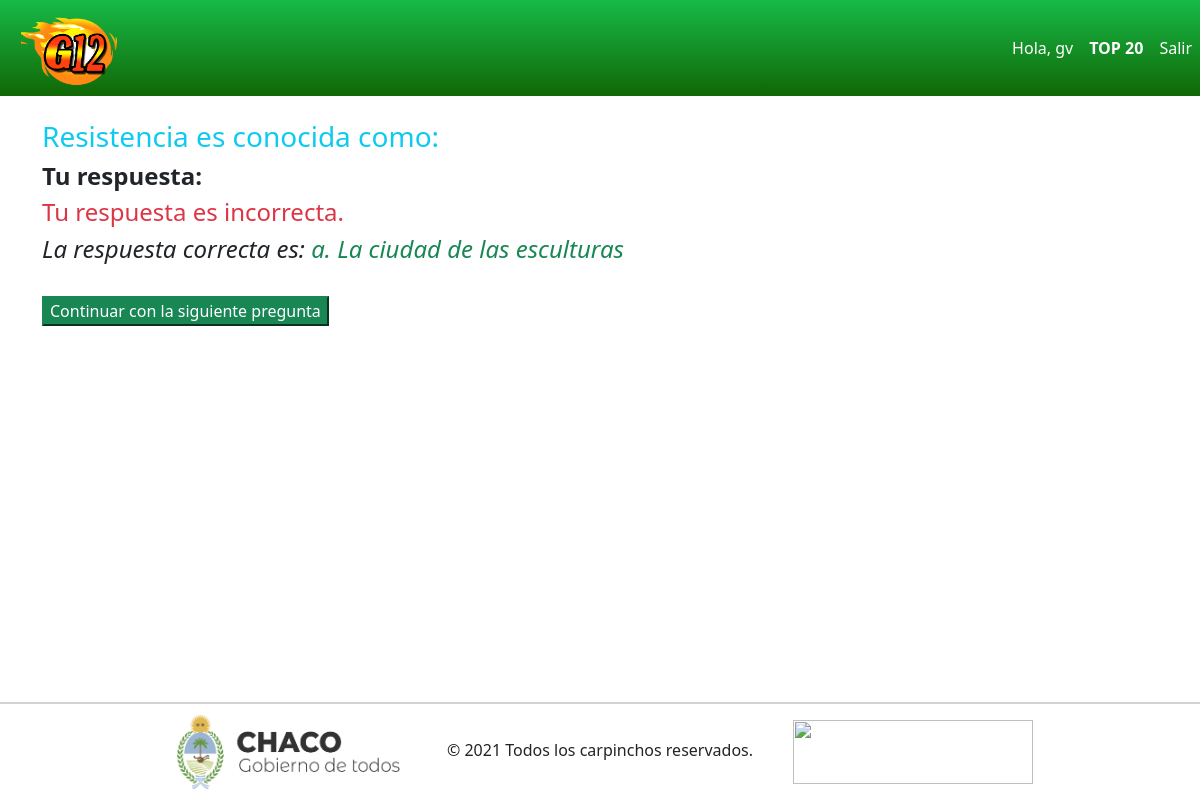
Screenshot of /resultado/258/ (signed in) with the database file from the repository.
### Quiz/models.py (models this page shows, shortened)
class PreguntasRespondidas(models.Model):
    quizUser = models.ForeignKey(QuizUsuario, on_delete=models.CASCADE, related_name='intentos')
    pregunta=models.ForeignKey(Pregunta, on_delete=models.CASCADE)
    respuesta = models.ForeignKey(ElegirRespuesta, on_delete=models.CASCADE, null=True)
    correcta = models.BooleanField(verbose_name='¿Es estal a respuesta correcta?', default=False, null=False)
    puntaje_obtenido = models.DecimalField(verbose_name='Puntaje Obtenido', default = 0, decimal_places=2, max_digits=6)

class Pregunta(models.Model):
    NUMERO_DE_RESPUESAS_PERMITIDAS = 1
    texto = models.TextField(verbose_name='Texto de la pregunta')
    max_puntaje = models.DecimalField(verbose_name='Maximo Puntaje', default=3, decimal_places=2, max_digits=6)
    categoria = models.ForeignKey(Categoria, on_delete=models.SET_NULL, null=True)

class ElegirRespuesta(models.Model):
    MAXIMO_RESPUESTA = 6
    pregunta = models.ForeignKey(Pregunta, related_name='opciones', on_delete=models.CASCADE)
    correcta = models.BooleanField(verbose_name='¿Es esta la respuesta correcta?', default=False, null=False)
    texto = models.TextField(verbose_name='Texto de la respuesta', null=True, blank=True)
    def __str__(self):
        return self.texto

### Quiz/views.py (the view)
# urls.py: path('resultado/<int:pregunta_respondida_pk>/', resultado_pregunta, name='resultado'),
def resultado_pregunta(request, pregunta_respondida_pk):
    respondida = get_object_or_404(PreguntasRespondidas, pk=pregunta_respondida_pk)
    context = {
        'respondida':respondida
    }
    return render(request,'play/resultados.html',context)

### templates/play/resultados.html (shortened to what this page needs)
{% extends 'base.html' %}
{% block contenido %}
<div class="container">
    <div class="jumbotron my-4">
        <h3 class="text-info">{{respondida.pregunta.texto|safe}}</h3>
        <h4><strong>Tu respuesta: </strong>
        </h4>
        {% if respondida.respuesta.correcta %}
            <h4 class="text-success">¡Muy Bien!. Tu respuesta es correcta.</h4>
        {% else %}
            <h4 class="text-danger">Tu respuesta es incorrecta.</h4>
            {% for respuesta in respondida.pregunta.opciones.all %}
                {% if respuesta.correcta %}
                <h4><i>La respuesta correcta es: <span class="text-success">{{respuesta}}</span></i> </h4>
                {% endif %}
            {% endfor%}
      {% endif %}
        <br>
        <a href="{% url 'jugar' %}">
            <button class="btn-success">
                Continuar con la siguiente pregunta
            </button>
        </a>
    </div>
</div>
{% endblock %}

### templates/includes/navbar.html (shortened to what this page needs)
{% load static %}
<nav class="navbar navbar-expand-lg navbar-light" style="background: linear-gradient(180deg, rgba(24,185,34,1) 0%, rgba(23,186,72,1) 0%, rgba(17,103,5,1) 100%); padding-left: 5px;">
    <a href="{% url 'inicio' %}"><img title="Inicio" class="logo-g12" src="{% static 'images/logo.png' %}" alt=""></a>
    <div class="collapse navbar-collapse justify-content-end" id="navbarNav">
      <ul class="navbar-nav">
        {% if user.is_authenticated %}
        <li class="nav-item active">
          <a class="nav-link" href="#" style="color:white">Hola, {{user.username}}</a>
        </li>
        <li class="nav-item">
          <a class="nav-link" href="{% url 'tablero' %}" style="color:white"><b>TOP 20</b></a>
        </li>
        <li class="nav-item">
          <a class="nav-link" href="{% url 'logout_vista' %}" style="color:white">Salir</a>
        </li>
          {% endif %}
      </ul>
    </div>
  </nav>

### static/css/main.css (style rules this page uses)
body { height:80vh; }
.logo-g12 { height:10vh; width: 12vh; margin-left: 2vh; }

### rows the page displays
PreguntasRespondidas: pregunta.texto "Resistencia es conocida como:"
ElegirRespuesta: texto "a. La ciudad de las esculturas"

### other values shown
{{ user.username }} "gv"
